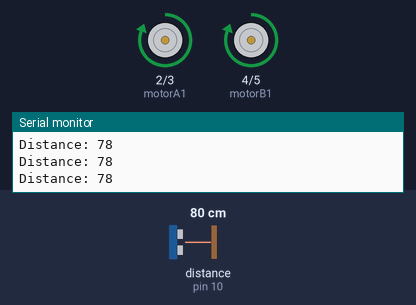
The sketch below on a simulated Arduino Uno, built with avr-gcc and run on an emulated ATmega328P. Shown: motor-driver pin pairs drawn as motors (green arrow = first pin HIGH = forward, orange = second pin HIGH = backward, longer = more drive), the last lines printed to the serial monitor. Wiring (inferred from the names in the program): ultrasonic range finder: trigger pin 9; echo pin 10. The inputs (shaded band) are chosen by the test bench; at power-on: distance to the obstacle (sensor on pin 10) 80 cm. The echo pulse lasts 58.3 µs per cm.

Above: at 1.2 s.
1.3 s: distance to the obstacle (sensor on pin 10) set to 24 cm
2.8 s: distance to the obstacle (sensor on pin 10) set to 19 cm
At 3.22 s:
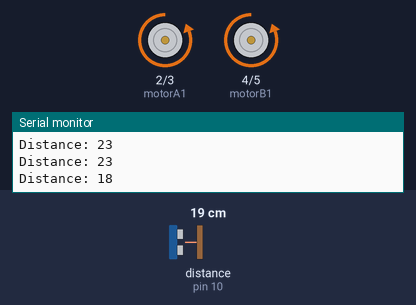
5.8 s: distance to the obstacle (sensor on pin 10) set to 250 cm
At 6.23 s:
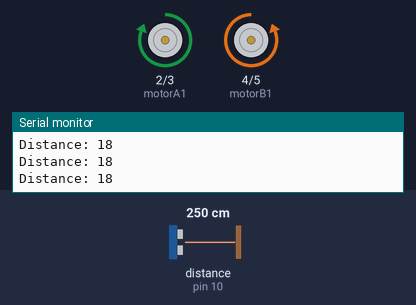
8.8 s: distance to the obstacle (sensor on pin 10) set to 2 cm
At 8.9 s:
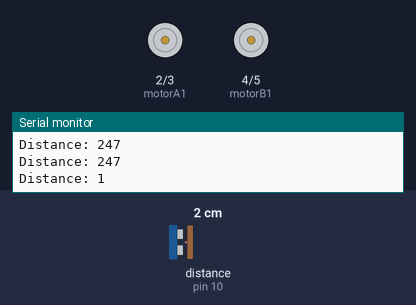
11.8 s: distance to the obstacle (sensor on pin 10) set to 120 cm
At 11.9 s:
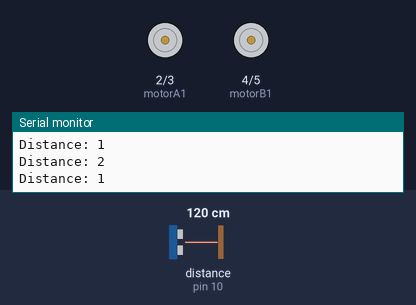
Timing chart, 0 to 14.8 s (numbered marks = the images above; inputs shaded):
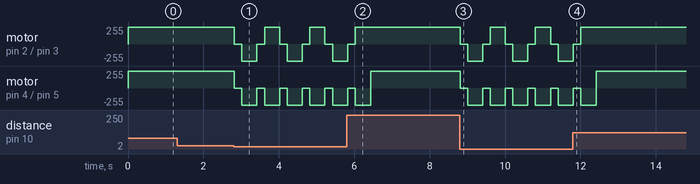

Measured:
- the behaviour switches between 22 and 21 cm on distance to the obstacle (sensor on pin 10) (found by bisection; images 0 and 1)
- after the input at 2.8 s, motor on pin 2 (motorA1) / pin 3 (motorA2): forward 255/255 → stopped at once, then repeats every 1.2 s: backward 255/255 0.40 s, stopped 0.20 s, forward 255/255 0.40 s, stopped 0.20 s; motor on pin 4 (motorB1) / pin 5 (motorB2): alternates backward 255/255 for 0.40 s and stopped for 0.20 s, starting at once
- after the input at 5.8 s, motor on pin 2 (motorA1) / pin 3 (motorA2): goes on until 6.0 s, then stays forward 255/255
- after the input at 8.8 s, motor on pin 2 (motorA1) / pin 3 (motorA2): forward 255/255 → stopped at once, then repeats every 1.2 s: backward 255/255 0.40 s, stopped 0.20 s, forward 255/255 0.40 s, stopped 0.20 s; motor on pin 4 (motorB1) / pin 5 (motorB2): alternates backward 255/255 for 0.40 s and stopped for 0.20 s, starting at once
- after the input at 11.8 s, motor on pin 2 (motorA1) / pin 3 (motorA2): goes on until 12.0 s, then stays forward 255/255

The sketch:

Obstacle_Avoid.ino
```cpp
#define trigPin 9
#define echoPin 10
#define motorA1 2
#define motorA2 3
#define motorB1 4
#define motorB2 5

long duration;
int distance;

void setup() {
  pinMode(trigPin, OUTPUT);
  pinMode(echoPin, INPUT);
  pinMode(motorA1, OUTPUT);
  pinMode(motorA2, OUTPUT);
  pinMode(motorB1, OUTPUT);
  pinMode(motorB2, OUTPUT);
  Serial.begin(9600);
}

void loop() {

  digitalWrite(trigPin, LOW);  // Send ultrasonic pulse
  delayMicroseconds(2);
  digitalWrite(trigPin, HIGH);
  delayMicroseconds(10);
  digitalWrite(trigPin, LOW);


  duration = pulseIn(echoPin, HIGH); // Measure distance
  distance = duration * 0.034 / 2;

  Serial.print("Distance: ");
  Serial.println(distance);

  if (distance > 20) {         //if no obstacle it goes FORWARD
  digitalWrite(motorA1, HIGH);
  digitalWrite(motorA2, LOW);
  digitalWrite(motorB1, HIGH);
  digitalWrite(motorB2, LOW);

  }
  else {

  digitalWrite(motorA1, LOW);  //Stop when obstacle found
  digitalWrite(motorA2, LOW);
  digitalWrite(motorB1, LOW);
  digitalWrite(motorB2, LOW);
  delay(200);                  //change the delay accordingly
  digitalWrite(motorA1, LOW);  //backward
  digitalWrite(motorA2, HIGH);
  digitalWrite(motorB1, LOW);
  digitalWrite(motorB2, HIGH);
  delay(400);
  digitalWrite(motorA1, LOW);  //stop again
  digitalWrite(motorA2, LOW);
  digitalWrite(motorB1, LOW);
  digitalWrite(motorB2, LOW);
  delay(200);
  digitalWrite(motorA1, HIGH); //trun right
  digitalWrite(motorA2, LOW);
  digitalWrite(motorB1, LOW);
  digitalWrite(motorB2, HIGH);
  delay(400);
}
}

//TO CONTROL THE SPEED OF THE MOTOR CONVERT IT TO ANALOG PINS.

//#define trigPin 9
//#define echoPin 10
//#define motorA1 2
//#define motorA2 3
//#define motorB1 4
//#define motorB2 5
//
//long duration;
//int distance;
//
//void setup() {
//  pinMode(trigPin, OUTPUT);
//  pinMode(echoPin, INPUT);
//  pinMode(motorA1, OUTPUT);
//  pinMode(motorA2, OUTPUT);
//  pinMode(motorB1, OUTPUT);
//  pinMode(motorB2, OUTPUT);
//  Serial.begin(9600);
//}
//
//void loop() {
//
//  digitalWrite(trigPin, LOW);  // Send ultrasonic pulse
//  delayMicroseconds(2);
//  digitalWrite(trigPin, HIGH);
//  delayMicroseconds(10);
//  digitalWrite(trigPin, LOW);
//
//
//  duration = pulseIn(echoPin, HIGH); // Measure distance
//  distance = duration * 0.034 / 2;
//
//  Serial.print("Distance: ");
//  Serial.println(distance);
//
//  if (distance > 20) {         //If no obstacle it goes FORWARD
//  analogWrite(motorA1, 100);
//  analogWrite(motorA2, 0);
//  analogWrite(motorB1, 100);
//  analogWrite(motorB2, 100);
//
//  }
//  else {
//
//  analogWrite(motorA1, 0);  //If obstacle found STOP
//  analogWrite(motorA2, 0);
//  analogWrite(motorB1, 0);
//  analogWrite(motorB2, 0);
//  delay(200);                  //change the delay accordingly
//  analogWrite(motorA1, 0);  //backward
//  analogWrite(motorA2, 100);
//  analogWrite(motorB1, 0);
//  analogWrite(motorB2, 100);
//  delay(400);
//  analogWrite(motorA1, 0);  //stop again
//  analogWrite(motorA2, 0);
//  analogWrite(motorB1, 0);
//  analogWrite(motorB2, 0);
//  delay(200);
//  analogWrite(motorA1, 100); //trun right
//  analogWrite(motorA2, 0);
//  analogWrite(motorB1, 0);
//  analogWrite(motorB2, 100);
//  delay(400);
//}
//}
```
